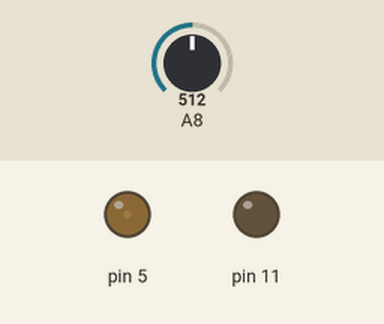
Recording of a sketch running on a simulated Arduino Mega 2560, built with avr-gcc and run on an emulated ATmega2560. Shown: output pins drawn as LEDs (lit = HIGH). The inputs (shaded band) are chosen by the test bench; at power-on: A8 = 512.

Above: at 1.2 s.
1.3 s: A8 set to 306
At 2.5 s:
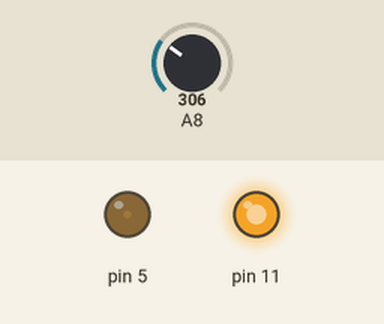
2.8 s: A8 set to 511
At 3.4 s:
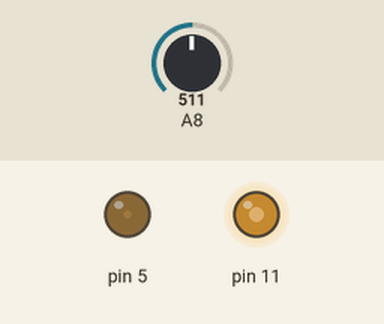
5.8 s: A8 set to 122
At 6.6 s:
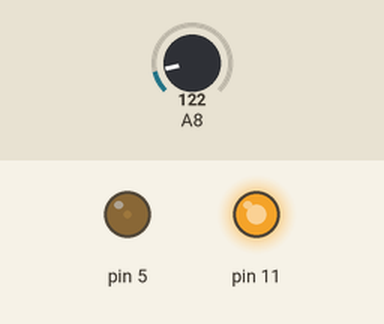
7.3 s: A8 set to 1023
At 7.48 s:
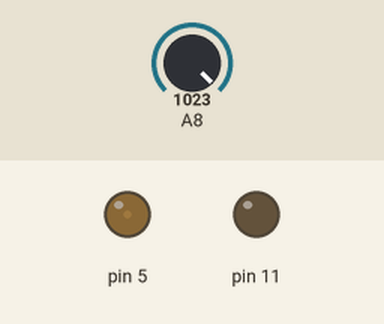
10.3 s: A8 set to 90
At 11.5 s:
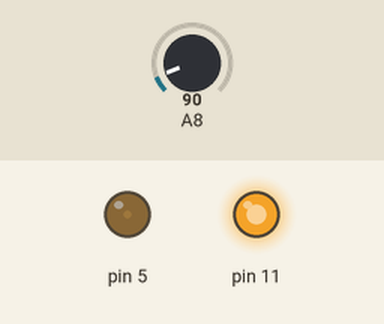
Timing chart, 0 to 12.8 s (numbered marks = the images above; inputs shaded):
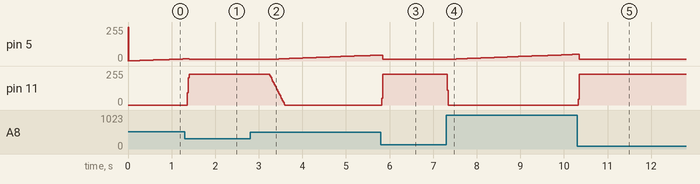

Measured:
- after the input at 1.3 s, pin 11: 0/255 → 230/255 after 0.06 s
- after the input at 2.8 s, pin 5: moves from 13/255 to 45/255 over 2.5 s, starting after 0.49 s; pin 11: moves from 230/255 to 0/255 over 0.35 s, starting after 0.45 s
- after the input at 5.8 s, pin 11: 0/255 → 230/255 at once
- after the input at 7.3 s, pin 5: moves from 13/255 to 50/255 over 2.9 s, starting after 0.07 s; pin 11: 230/255 → 0/255 at once
- after the input at 10.3 s, pin 11: 0/255 → 230/255 at once

The sketch:

hysteresis-2.ino
```cpp
// global variables

// duty cycles
double duty_hs = 0;
double duty_ls = 0;

double duty_ls_delta = 0.001;

double dead_band = 0.05;


// ki, kp for hs
double post_soft_ki = 0.05;
double post_soft_kp = 0.01;
double ki_hs = 0.01;
double kp_hs = 0.0;
double ki_term_hs = 0;
double kp_term_hs = 0;


// current reading and reference
double I_curr = 0;
double I_ref = 1;


void setup() {
  //Serial.begin(9600);
  // initiate input and ouput pins
  // for current reading
  pinMode(A8, INPUT);
  // for duty_hs, timer 1
  pinMode(11, OUTPUT);
  // for duty_ls, timer 3
  pinMode(5, OUTPUT);

  // configure timers

  GTCCR = _BV(TSM) | _BV(PSRSYNC) | _BV(PSRASY); // halt all timers

  //timer 1
  // mode selection
  // mode = 10, non-inverting mode
  TCCR1A = _BV(WGM11) | _BV(COM1A1) | _BV(COM1B1) | _BV(COM1C1);
  TCCR1B = _BV(WGM13) | _BV(CS10) ;
  // top
  ICR1 = 400;
  // duty cycle
  OCR1A = 0.0 * 400;

  //timer 3
  // mode selection
  // mode = 10 phase correct PWM, inverting mode
  TCCR3A = _BV(WGM31) | _BV(COM3A0) | _BV(COM3B0) | _BV(COM3C0)| _BV(COM3A1) | _BV(COM3B1) | _BV(COM3C1);
  TCCR3B = _BV(WGM33) | _BV(CS30);
  // top
  ICR3 = 400;
  // duty cycle
  OCR3A = (0) * 400;

  GTCCR = 0; // release all timers
}

void takeinputs(){
  // analog read to global variable
  int count = 0;
  int count_max = 100;
  I_curr = 0;
  while(count<count_max){
    I_curr += ((float)(analogRead(A8)/1023.0*5.0 - 2.4925)*10/count_max);
    count++;
  }
}

void check_over_curr(){
  if(abs(I_curr)>4){
    OCR1A = 0;
    OCR3A = 400;
    delay(10);
    pinMode(11, INPUT_PULLUP);
    pinMode(5, INPUT_PULLUP);
  }
}


void loop() {
  //Serial.println(duty_hs);
  //Serial.println(duty_ls);
  //Serial.println();
  if(millis()>50){
    ki_hs = post_soft_ki;
    kp_hs = post_soft_kp;
  }

  I_ref = -1;
  if(millis()>15000){
    I_ref = -1;
    if(millis()>30000){
      I_ref = -3;
    }
  }
  takeinputs();
  //check_over_curr();
//  if(1<I_curr<2){
//    I_ref = I_curr;
//  }
//  else{
//    I_ref = 1.50;
//  }
  // calculate duty for hs

  float e_hs = I_ref - I_curr;
  ki_term_hs += ki_hs * e_hs;
  kp_term_hs = kp_hs * e_hs;
  if(ki_term_hs > 2) {
    ki_term_hs = 2;
  }
  else if(ki_term_hs < -1) {
    ki_term_hs = -1;
  }
  duty_hs = ki_term_hs + kp_term_hs;

  if(duty_hs > 0.9) {
    duty_hs = 0.9;
  }
  else if(duty_hs < 0){
    duty_hs = 0;
  }

  // till here we have calculated duty for hs

  // calculate duty for ls

  if (duty_ls<1-(duty_hs+dead_band)){
    duty_ls=duty_ls+duty_ls_delta;
  }
  else if (duty_ls>1-(duty_hs+dead_band)){
    duty_ls=1-(duty_hs+dead_band);
  }


  if(0>duty_ls){
    duty_ls = 0;
  }
  else if(duty_ls>0.9){
    duty_ls = 0.9;
  }


  // ensure dead band
  if(duty_ls+dead_band > 1-duty_hs){
    duty_ls = 1-duty_hs - dead_band;
  }

  //Update timers
  OCR1A = duty_hs * 400;
  OCR3A = (1-duty_ls)*400;

}
```
